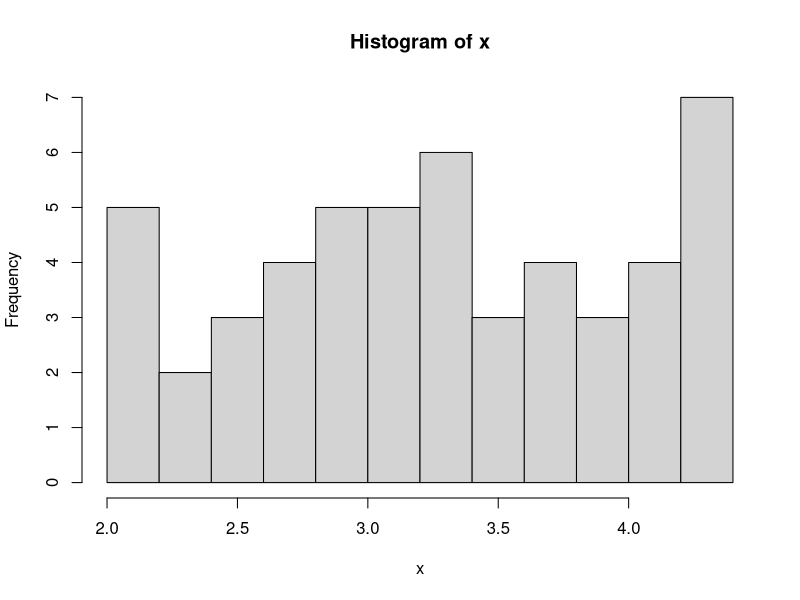

Source code (R): (Note: this script raises an error after producing the figure.)
x<-c(1,1,1,1,1, 2,2, 3,3,3, 4,4,4,4, 5,5,5,5,5, 6,6,6,6,6, 7,7,7,7,7,7, 8,8,8, 9,9,9,9, 10,10,10, 11,11,11,11, 12,12,12,12,12,12,12)
x<-(x-1)/11*(4.3-2.1)+2.1
hist(x, c(2,2.2, 2.4,2.6,2.8,3,3.2,3.4,3.6,3.8,4,4.2, 4.4))

x
mean(x)
median(x)
sd(x)
skewness(x)
range(x)
